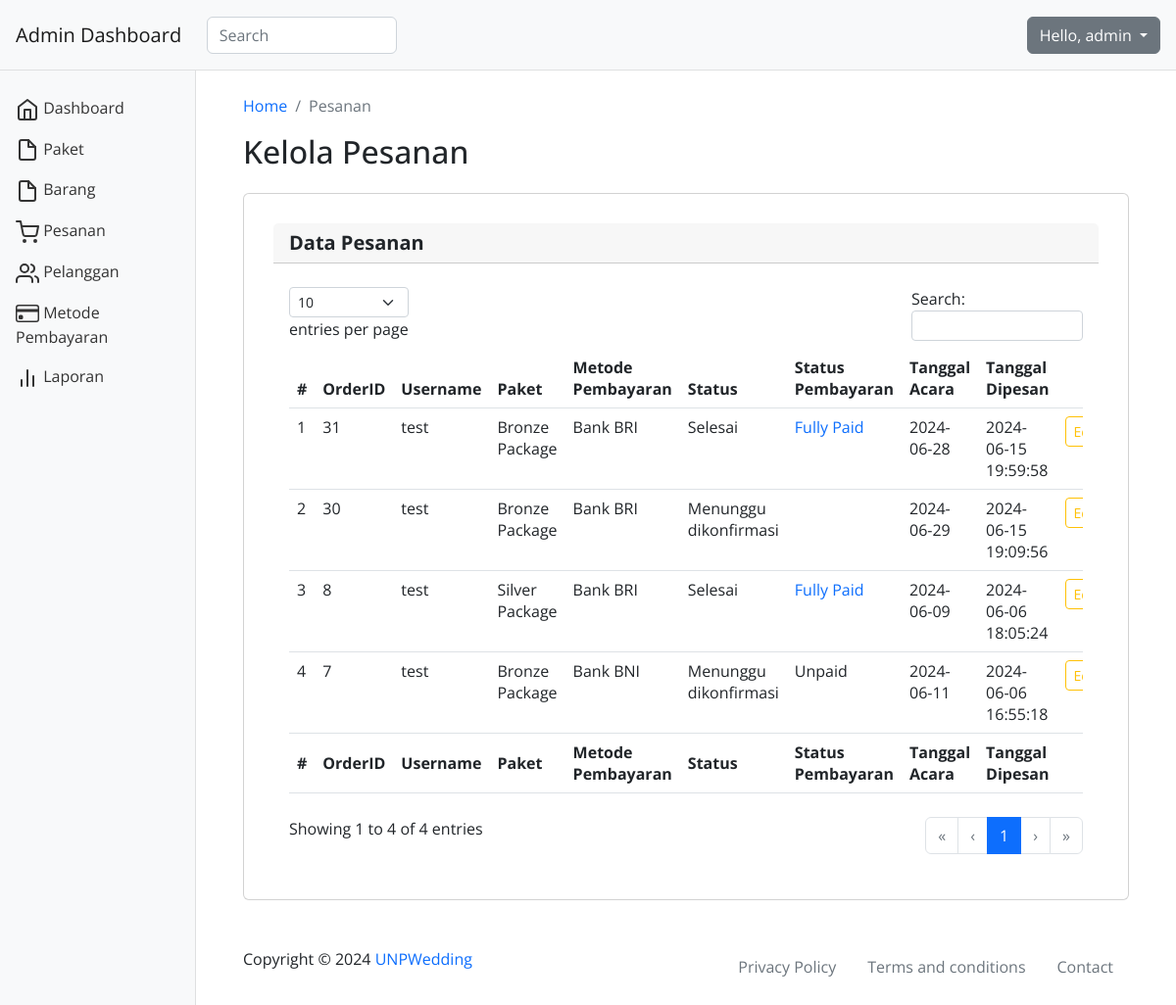
Page /dashboard/orders.php?buktiTrf=31 (signed in) on the committed database.
### tables this page shows
CREATE TABLE IF NOT EXISTS `orders` (
  `o_id` int NOT NULL AUTO_INCREMENT,
  `o_user_id` int NOT NULL,
  `o_p_id` int NOT NULL,
  `o_pm_id` int NOT NULL,
  `o_status` enum('Menunggu dikonfirmasi','Dikonfirmasi','Selesai','') NOT NULL,
  `o_event_date` date NOT NULL,
  `o_created_at` datetime NOT NULL,
  PRIMARY KEY (`o_id`),
  KEY `o_user_id` (`o_user_id`),
  KEY `o_p_id` (`o_p_id`),
  KEY `o_payment_id` (`o_pm_id`),
  KEY `o_pm_id` (`o_pm_id`)
);

CREATE TABLE IF NOT EXISTS `users` (
  `user_id` int NOT NULL AUTO_INCREMENT,
  `username` varchar(255) NOT NULL,
  `password` varchar(255) NOT NULL,
  `email` varchar(255) NOT NULL,
  `level` enum('User','Admin') NOT NULL,
  `first_name` varchar(100) DEFAULT NULL,
  `last_name` varchar(100) DEFAULT NULL,
  `address` varchar(255) DEFAULT NULL,
  `city` varchar(100) DEFAULT NULL,
  `zipcode` varchar(10) DEFAULT NULL,
  `telephone` varchar(20) DEFAULT NULL,
  `created_at` datetime NOT NULL,
  PRIMARY KEY (`user_id`)
);

CREATE TABLE IF NOT EXISTS `packages` (
  `p_id` int NOT NULL AUTO_INCREMENT,
  `p_name` varchar(255) NOT NULL,
  `p_description` text,
  `p_price` int NOT NULL,
  `p_image` varchar(255) DEFAULT NULL,
  `p_created_at` datetime NOT NULL,
  PRIMARY KEY (`p_id`)
);

CREATE TABLE IF NOT EXISTS `payment_method` (
  `pm_id` int NOT NULL AUTO_INCREMENT,
  `pm_name` varchar(50) NOT NULL,
  `pm_detail` varchar(255) NOT NULL,
  PRIMARY KEY (`pm_id`)
);

CREATE TABLE IF NOT EXISTS `payments` (
  `payment_id` int NOT NULL AUTO_INCREMENT,
  `p_user_id` int NOT NULL,
  `p_o_id` int DEFAULT NULL,
  `p_pm_id` int NOT NULL,
  `payment_sender` varchar(55) NOT NULL,
  `p_amount` int NOT NULL,
  `payment_status` enum('Unpaid','Paid DP','Fully Paid','') NOT NULL,
  `payment_proof` varchar(255) NOT NULL,
  PRIMARY KEY (`payment_id`),
  KEY `p_o_id` (`p_o_id`),
  KEY `p_user_id` (`p_user_id`)
);

### dashboard/function_orders.php (called while the page is built, shortened)
<?php
require_once("../config.php");
function getOrders() {
    global $conn;
    $stmt = $conn->prepare("
        SELECT
            o.o_id,
            u.username,
            p.p_name,
            pm.pm_name,
            o.o_status,
            py.payment_status,
            o.o_event_date,
            o.o_created_at
        FROM orders o
        JOIN users u ON o.o_user_id = u.user_id
        JOIN packages p ON o.o_p_id = p.p_id
        LEFT JOIN payments py ON o.o_id = py.p_o_id
        LEFT JOIN payment_method pm ON o.o_pm_id = pm.pm_id
        WHERE u.level = 'User'
        ORDER BY o.o_created_at DESC
    ");
    $stmt->execute();
    $result = $stmt->get_result();
    $orders = [];
    while ($row = $result->fetch_assoc()) {
        $orders[] = $row;
    }
    return $orders;
}
?>

### dashboard/orders.php (the view, shortened to what this page needs)
<?php
require_once("function_page.php");
include_once "function_orders.php";
$username = $_SESSION['username'];
$orders = getOrders();
?>
<!DOCTYPE html>
<html lang="en">
<head>
    <link rel="stylesheet" href="../vendor/bootstrap/css/bootstrap.min.css">
    <link rel="stylesheet" href="../assets/css/chartist.min.css">
    <link rel="stylesheet" href="../assets/css/style.css">
    <link rel="stylesheet" href="https://cdn.datatables.net/2.0.4/css/dataTables.dataTables.min.css">
</head>
<body>
    <nav class="navbar navbar-light bg-light p-3">
        <div class="d-flex col-12 col-md-3 col-lg-2 mb-2 mb-lg-0 flex-wrap flex-md-nowrap justify-content-between">
            <a class="navbar-brand" href="index.php">
            </a>
        </div>
        <div class="col-12 col-md-4 col-lg-2">
            <input class="form-control form-control-dark" type="text" placeholder="Search" aria-label="Search">
        </div>
        <div class="col-12 col-md-5 col-lg-8 d-flex align-items-center justify-content-md-end mt-3 mt-md-0">
            <div class="dropdown">
                <button class="btn btn-secondary dropdown-toggle" type="button" id="dropdownMenuButton" data-toggle="dropdown" aria-expanded="false">
                    Hello, <?php echo htmlspecialchars($username ?? '', ENT_QUOTES, 'UTF-8'); ?>
                </button>
            </div>
        </div>
    </nav>
    <div class="container-fluid">
        <div class="row">
            <main class="col-md-9 col-lg-10 offset-md-2 px-md-5 py-4">
                <nav aria-label="breadcrumb">
                    <ol class="breadcrumb">
                        <li class="breadcrumb-item"><a href="index.php">Home</a></li>
                        <li class="breadcrumb-item active" aria-current="page">Pesanan</li>
                    </ol>
                </nav>
                <h1 class="h2">Kelola Pesanan</h1>
                <div class="row">
                    <div class="col-12 col-xl-12 mb-4 mb-lg-0">
                        <div class="card">
                            <h5 class="card-header">Data Pesanan</h5>
                            <div class="card-body">
                                <div class="table-responsive">
                                    <table class="table" id="example" class="table table-striped" style="width:100%">
                                        <thead>
                                            <tr>
                                                <th scope="col">#</th>
                                                <th scope="col">OrderID</th>
                                                <th scope="col">Username</th>
                                                <th scope="col">Paket</th>
                                                <th scope="col">Metode Pembayaran</th>
                                                <th scope="col">Status</th>
                                                <th scope="col">Status Pembayaran</th>
                                                <th scope="col">Tanggal Acara</th>
                                                <th scope="col">Tanggal Dipesan</th>
                                                <th scope="col"></th>
                                            </tr>
                                        </thead>
                                        <tbody>
                                            <?php
                                            $no = 1;
                                            foreach ($orders as $order) {
                                                $payment_status = '';
                                                if (isset($order['payment_status'])) {
                                                    if ($order['payment_status'] == 'Paid DP') {
                                                        $payment_status = "<a href='orders.php?buktiTrf=" . urlencode($order['o_id']) . "'>Paid DP</a>";
                                                    } elseif ($order['payment_status'] == 'Fully Paid') {
                                                        $payment_status = "<a href='orders.php?buktiTrf=" . urlencode($order['o_id']) . "'>Fully Paid</a>";
                                                    } else {
                                                        $payment_status = htmlspecialchars($order['payment_status'] ?? '');
                                                    }
                                                } else {
                                                    $payment_status = htmlspecialchars($order['payment_status'] ?? '');
                                                }
                                                echo "<tr>";
                                                echo "<td>" . $no++ . "</td>";
                                                echo "<td>" . htmlspecialchars($order['o_id'] ?? '', ENT_QUOTES, 'UTF-8') . "</td>";
                                                echo "<td>" . htmlspecialchars($order['username'] ?? '', ENT_QUOTES, 'UTF-8') . "</td>";
                                                echo "<td>" . htmlspecialchars($order['p_name'] ?? '', ENT_QUOTES, 'UTF-8') . "</td>";
                                                echo "<td>" . htmlspecialchars($order['pm_name'] ?? '', ENT_QUOTES, 'UTF-8') . "</td>";
                                                echo "<td>" . htmlspecialchars($order['o_status'] ?? '', ENT_QUOTES, 'UTF-8') . "</td>";
                                                echo "<td>" . $payment_status . "</td>";
                                                echo "<td>" . htmlspecialchars($order['o_event_date'] ?? '', ENT_QUOTES, 'UTF-8') . "</td>";
                                                echo "<td>" . htmlspecialchars($order['o_created_at'] ?? '', ENT_QUOTES, 'UTF-8') . "</td>";
                                                echo "<td><a href='edit_order.php?id=" . urlencode($order['o_id']) . "' class='btn btn-sm btn-outline-warning'>Edit</a></td>";
                                                echo "</tr>";
                                            }
                                            ?>
                                        </tbody>
                                        <tfoot>
                                            <tr>
                                                <th scope="col">#</th>
                                                <th scope="col">OrderID</th>
                                                <th scope="col">Username</th>
                                                <th scope="col">Paket</th>
                                                <th scope="col">Metode Pembayaran</th>
                                                <th scope="col">Status</th>
                                                <th scope="col">Status Pembayaran</th>
                                                <th scope="col">Tanggal Acara</th>
                                                <th scope="col">Tanggal Dipesan</th>
                                                <th scope="col"></th>
                                            </tr>
                                        </tfoot>
                                    </table>
                                </div>
                            </div>
                        </div>
                    </div>
                </div>
                <footer class="pt-5 d-flex justify-content-between">
                    <span>Copyright © 2024 <a href="#">UNPWedding</a></span>
                    <ul class="nav m-0">
                        <li class="nav-item">
                            <a class="nav-link text-secondary" aria-current="page" href="#">Privacy Policy</a>
                        </li>
                        <li class="nav-item">
                            <a class="nav-link text-secondary" href="#">Terms and conditions</a>
                        </li>
                        <li class="nav-item">
                            <a class="nav-link text-secondary" href="#">Contact</a>
                        </li>
                    </ul>
                </footer>
            </main>
        </div>
    </div>
</body>
</html>

### assets/css/style.css (style rules this page uses)
html, body, div, span, applet, object, iframe, h1, h2, h3, h4, h5, h6, p, blockquote, div pre, a, abbr, acronym, address, big, cite, code, del, dfn, em, font, img, ins, kbd, q, s, samp, small, strike, strong, sub, sup, tt, var, b, u, i, center, dl, dt, dd, ol, ul, li, figure, header, nav, section, article, aside, footer, figcaption { margin: 0; padding: 0; border: 0; outline: 0; }
ul, li { padding: 0; margin: 0; list-style: none; }
header, nav, section, article, aside, footer, hgroup { display: block; }
* { box-sizing: border-box; }
html, body { font-family: 'Open Sans', sans-serif; -ms-text-size-adjust: 100%; -webkit-font-smoothing: antialiased; -moz-osx-font-smoothing: grayscale; }
a { text-decoration: none !important; }
h1, h2, h3, h4, h5, h6 { margin-top: 0px; margin-bottom: 0px; font-weight: 700; }
ul { margin-bottom: 0px; }
html, body { font-family: 'Open Sans', sans-serif; }
.nav { justify-content: right; }
button, .accordion-button { color: #A77B78; }
button, .accordion-button:hover { color: #000; }
.page-order, .card { margin: 30px 0 0 0; padding: 50px; }
button[type=button] { width: 100%; }
.page-payment, .card { margin: 15px 0 0 0; padding: 30px; }
.main, .col-lg-10 { float: right; }
.navbar { box-shadow: inset 0 -1px 0 rgba(0, 0, 0, .1); }
@media (min-width: 767.98px) { .navbar { top: 0; position: sticky; z-index: 999; } }
body { overflow-x: hidden; }

### rows in the picture
orders: o_id "31", users.username "test", packages.p_name "Bronze Package", payment_method.pm_name "Bank BRI", o_status "Selesai", o_event_date "2024-06-28", o_created_at "2024-06-15 19:59:58"
orders: o_id "30", users.username "test", packages.p_name "Bronze Package", payment_method.pm_name "Bank BRI", o_status "Menunggu dikonfirmasi", o_event_date "2024-06-29", o_created_at "2024-06-15 19:09:56"
orders: o_id "8", users.username "test", packages.p_name "Silver Package", payment_method.pm_name "Bank BRI", o_status "Selesai", o_event_date "2024-06-09", o_created_at "2024-06-06 18:05:24"
orders: o_id "7", users.username "test", packages.p_name "Bronze Package", payment_method.pm_name "Bank BNI", o_status "Menunggu dikonfirmasi", payments.payment_status "Unpaid", o_event_date "2024-06-11", o_created_at "2024-06-06 16:55:18"

### other values in the picture
$username "admin"
